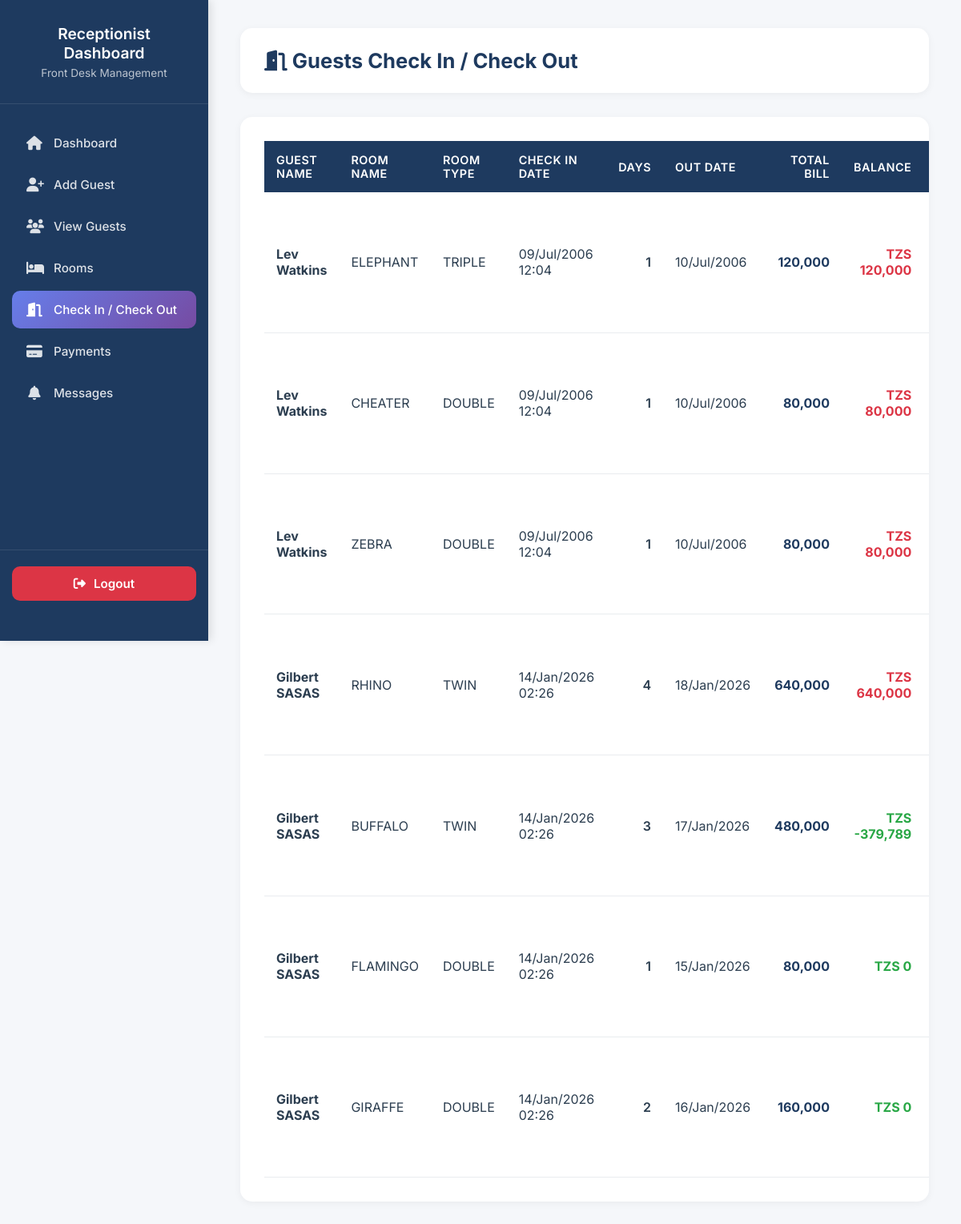
/checkin_checkout.php (signed in), run on the app's committed database.
### tables this page shows
CREATE TABLE `guest` (
  `guest_id` int(11) NOT NULL,
  `first_name` varchar(100) NOT NULL,
  `last_name` varchar(100) NOT NULL,
  `gender` enum('Male','Female') NOT NULL,
  `resident_status` enum('Resident','Non-Resident') NOT NULL,
  `phone` varchar(30) DEFAULT NULL,
  `email` varchar(100) DEFAULT NULL,
  `address` varchar(255) DEFAULT NULL,
  `city` varchar(100) DEFAULT NULL,
  `country` varchar(100) DEFAULT NULL,
  `passport_id` varchar(50) DEFAULT NULL,
  `passport_country` varchar(100) DEFAULT NULL,
  `passport_expiry` date DEFAULT NULL,
  `company_name` varchar(150) DEFAULT NULL,
  `company_address` varchar(255) DEFAULT NULL,
  `room_type` varchar(100) DEFAULT NULL,
  `room_name` varchar(100) DEFAULT NULL,
  `room_rate` decimal(10,2) DEFAULT NULL,
  `checkin_date` date DEFAULT NULL,
  `checkin_time` time DEFAULT NULL,
  `checkout_date` date DEFAULT NULL,
  `checkout_time` time DEFAULT NULL,
  `car_number` varchar(50) DEFAULT NULL,
  `check_in` datetime DEFAULT NULL,
  `check_out` datetime DEFAULT NULL,
  `status` enum('Checked-In','Checked-Out','Reserved') DEFAULT 'Checked-In',
  `car_available` varchar(5) DEFAULT 'No',
  `car_plate` varchar(20) DEFAULT NULL,
  `created_at` timestamp NOT NULL DEFAULT current_timestamp(),
  `booking_type` varchar(20) DEFAULT 'individual'
);

### checkin_checkout.php (the view, shortened to what this page needs)
<?php
include 'db_connect.php';
$currentPage = basename($_SERVER['PHP_SELF']);
$query = mysqli_query($conn, "
    SELECT
        g.guest_id,
        CONCAT(g.first_name, ' ', g.last_name) AS full_name,
        g.room_name,
        g.room_type,
        g.room_rate,
        c.days_stayed,
        c.total_amount,
        c.status,
        c.checkin_time,
        DATE_ADD(c.checkin_time, INTERVAL c.days_stayed DAY) AS expected_checkout_date,
        (SELECT SUM(amount + extra_charges - discount) FROM payments WHERE guest_id = g.guest_id) as total_paid
    FROM
        checkin_checkout c
    JOIN
        guest g ON g.guest_id = c.guest_id
    WHERE
        c.status='Checked In'
    ORDER BY
        c.checkin_time ASC
");
?>
<!DOCTYPE html>
<html lang="en">
<head>
<link href="https://cdnjs.cloudflare.com/ajax/libs/font-awesome/6.4.0/css/all.min.css" rel="stylesheet">
</head>
<body>
<div class="sidebar">
    <div class="sidebar-header">
        <h2>Receptionist Dashboard</h2>
        <p>Front Desk Management</p>
    </div>
    <div class="sidebar-nav">
        <a href="receptionist_dashboard.php" class="<?= $currentPage=='receptionist_dashboard.php'?'active':'' ?>"><i class="fa-solid fa-house"></i> <span>Dashboard</span></a>
        <a href="add_guest.php" class="<?= $currentPage=='add_guest.php'?'active':'' ?>"><i class="fa-solid fa-user-plus"></i> <span>Add Guest</span></a>
        <a href="view_guests.php" class="<?= $currentPage=='view_guests.php'?'active':'' ?>"><i class="fa-solid fa-users"></i> <span>View Guests</span></a>
        <a href="rooms.php" class="<?= $currentPage=='rooms.php'?'active':'' ?>"><i class="fa-solid fa-bed"></i> <span>Rooms </span></a>
        <a href="checkin_checkout.php" class="<?= $currentPage=='checkin_checkout.php'?'active':'' ?>"><i class="fa-solid fa-door-open"></i> <span>Check In / Check Out</span></a>
        <a href="payments.php" class="<?= $currentPage=='payments.php'?'active':'' ?>"><i class="fa-solid fa-credit-card"></i> <span>Payments</span></a>
        <a href="messages.php" class="<?= $currentPage=='messages.php'?'active':'' ?>"><i class="fa-solid fa-bell"></i> <span>Messages</span></a>
    </div>
    <div class="logout-section">
        <form action="logout.php" method="POST">
            <button type="submit" class="logout-btn"><i class="fa-solid fa-right-from-bracket"></i> <span>Logout</span></button>
        </form>
    </div>
</div>
<div class="main-content">
    <div class="header">
        <h2><i class="fa-solid fa-door-open"></i> Guests Check In / Check Out</h2>
    </div>
    <div class="table-container">
        <table>
            <thead>
                <tr>
                    <th>Guest Name</th>
                    <th>Room Name</th>
                    <th>Room Type</th>
                    <th>Check In Date</th>
                    <th style="text-align: right;">Days</th>
                    <th>Out Date</th>
                    <th style="text-align: right;">Total Bill</th>
                    <th style="text-align: right;">Balance</th>
                    <th>Status</th>
                </tr>
            </thead>
            <tbody>
                <?php
                if ($query && mysqli_num_rows($query) > 0):
                    while($row = mysqli_fetch_assoc($query)):
                        $total_bill = floatval($row['total_amount']);
                        $total_paid = floatval($row['total_paid'] ?? 0);
                        $balance = $total_bill - $total_paid;
                        $total_display = number_format($total_bill, 0);
                        $balance_display = number_format($balance, 0);
                        $balance_class = ($balance > 0) ? "balance-due" : "balance-ok";
                        $checkin_date_display = date('d/M/Y H:i', strtotime($row['checkin_time']));
                        $checkout_date_display = date('d/M/Y', strtotime($row['expected_checkout_date']));
                        ?>
                <tr id="row_<?= $row['guest_id'] ?>">
                    <td><strong><?= htmlspecialchars($row['full_name']); ?></strong></td>
                    <td class="room_name_cell"><?= htmlspecialchars($row['room_name']); ?></td>
                    <td><?= htmlspecialchars($row['room_type']); ?></td>
                    <td><?= $checkin_date_display; ?></td>
                    <td class="days" style="text-align: right; font-weight: 600;"><?= $row['days_stayed']; ?></td>
                    <td class="checkout_date_cell"><?= $checkout_date_display; ?></td>
                    <td class="total" style="text-align: right; font-weight: 700; color: #1e3a5f;"><?= $total_display; ?></td>
                    <td class="balance" style="text-align: right;">
                        <span class="<?= $balance_class ?>">TZS <?= $balance_display; ?></span>
                    </td>
                    <td><span class="status checked-in"><?= $row['status']; ?></span></td>
                </tr>
                <?php endwhile; else: ?>
                <tr><td colspan="10" style="text-align: center; color: #7f8c8d; font-style: italic;">No guests currently checked in.</td></tr>
                <?php endif; ?>
            </tbody>
        </table>
    </div>
</div>
</body>
</html>

### checkin_checkout.php (style rules this page uses)
* { margin: 0; padding: 0; box-sizing: border-box; font-family: 'Inter', sans-serif; }
body { background: #f5f7fa; color: #2c3e50; min-height: 100vh; }
.sidebar { position: fixed; left: 0; top: 0; width: 260px; height: 100vh; background: #1e3a5f; color: #fff; padding: 30px 0; display: flex; flex-direction: column; box-shadow: 4px 0 10px rgba(0, 0, 0, 0.1); z-index: 1000; }
.sidebar-header { padding: 0 25px 30px 25px; border-bottom: 1px solid rgba(255, 255, 255, 0.1); margin-bottom: 20px; text-align: center; }
.sidebar-header h2 { font-weight: 600; font-size: 1.2rem; color: #fff; margin-bottom: 5px; }
.sidebar-header p { font-size: 0.85rem; color: rgba(255, 255, 255, 0.7); }
.sidebar-nav { flex: 1; padding: 0 15px; overflow-y: auto; }
.sidebar a { text-decoration: none; color: rgba(255, 255, 255, 0.85); display: flex; align-items: center; padding: 14px 18px; margin: 5px 0; border-radius: 10px; transition: all 0.3s ease; font-weight: 500; font-size: 0.95rem; }
.sidebar a i { margin-right: 14px; font-size: 1.1rem; width: 20px; text-align: center; }
.sidebar a.active { background: linear-gradient(135deg, #667eea 0%, #764ba2 100%); color: #fff; }
.logout-section { padding: 0 15px 20px 15px; border-top: 1px solid rgba(255, 255, 255, 0.1); margin-top: 20px; padding-top: 20px; }
.logout-btn { width: 100%; padding: 12px 18px; background: #dc3545; color: #fff; border: none; border-radius: 10px; cursor: pointer; transition: all 0.3s ease; font-weight: 600; font-size: 0.95rem; display: flex; align-items: center; justify-content: center; }
.logout-btn i { margin-right: 10px; }
.main-content { margin-left: 260px; padding: 35px 40px; min-height: 100vh; }
.header { display: flex; justify-content: space-between; align-items: center; margin-bottom: 30px; background: #fff; padding: 25px 30px; border-radius: 15px; box-shadow: 0 2px 10px rgba(0, 0, 0, 0.05); }
.header h2 { font-size: 1.6rem; font-weight: 700; color: #1e3a5f; }
.table-container { background: #fff; border-radius: 15px; padding: 30px; box-shadow: 0 2px 10px rgba(0, 0, 0, 0.05); overflow-x: auto; }
table { width: 100%; border-collapse: collapse; border: none; }
table th { background: #1e3a5f; color: #fff; text-align: left; padding: 15px; font-weight: 600; font-size: 0.9rem; text-transform: uppercase; letter-spacing: 0.5px; }
table td { padding: 15px; text-align: left; border-bottom: 1px solid #e9ecef; vertical-align: middle; color: #2c3e50; }
.balance-ok { color: #28a745; font-weight: bold; }
.balance-due { color: #dc3545; font-weight: bold; }

### data on the page
guest: full_name "Lev Watkins", room_name "ELEPHANT", room_type "TRIPLE", checkin_date_display "09/Jul/2006 12:04", days_stayed "1", checkout_date_display "10/Jul/2006", total_display "120,000", balance_display "120,000"
guest: full_name "Lev Watkins", room_name "CHEATER", room_type "DOUBLE", checkin_date_display "09/Jul/2006 12:04", days_stayed "1", checkout_date_display "10/Jul/2006", total_display "80,000", balance_display "80,000"
guest: full_name "Lev Watkins", room_name "ZEBRA", room_type "DOUBLE", checkin_date_display "09/Jul/2006 12:04", days_stayed "1", checkout_date_display "10/Jul/2006", total_display "80,000", balance_display "80,000"
guest: full_name "Gilbert SASAS", room_name "RHINO", room_type "TWIN", checkin_date_display "14/Jan/2026 02:26", days_stayed "4", checkout_date_display "18/Jan/2026", total_display "640,000", balance_display "640,000"
guest: full_name "Gilbert SASAS", room_name "BUFFALO", room_type "TWIN", checkin_date_display "14/Jan/2026 02:26", days_stayed "3", checkout_date_display "17/Jan/2026", total_display "480,000", balance_display "-379,789"
guest: full_name "Gilbert SASAS", room_name "FLAMINGO", room_type "DOUBLE", checkin_date_display "14/Jan/2026 02:26", days_stayed "1", checkout_date_display "15/Jan/2026", total_display "80,000", balance_display "0"
guest: full_name "Gilbert SASAS", room_name "GIRAFFE", room_type "DOUBLE", checkin_date_display "14/Jan/2026 02:26", days_stayed "2", checkout_date_display "16/Jan/2026", total_display "160,000", balance_display "0"
